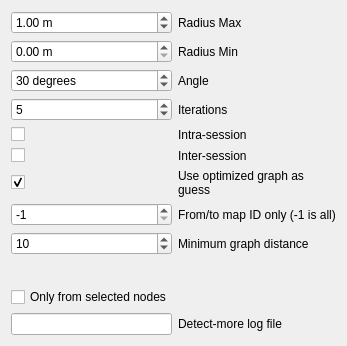
       <widget class="QWidget" name="page_5">
        <property name="geometry">
         <rect>
          <x>0</x>
          <y>-252</y>
          <width>341</width>
          <height>346</height>
         </rect>
        </property>
        <attribute name="label">
         <string>Detect more loop closures</string>
        </attribute>
        <layout class="QGridLayout" name="gridLayout_10" columnstretch="0,1">
         <item row="6" column="1">
          <widget class="QLabel" name="label_37">
           <property name="text">
            <string>Use optimized graph as guess</string>
           </property>
           <property name="wordWrap">
            <bool>true</bool>
           </property>
          </widget>
         </item>
         <item row="2" column="0">
          <widget class="QDoubleSpinBox" name="doubleSpinBox_detectMore_angle">
           <property name="suffix">
            <string> degrees</string>
           </property>
           <property name="decimals">
            <number>0</number>
           </property>
           <property name="maximum">
            <double>180.000000000000000</double>
           </property>
           <property name="singleStep">
            <double>1.000000000000000</double>
           </property>
           <property name="value">
            <double>30.000000000000000</double>
           </property>
          </widget>
         </item>
         <item row="3" column="1">
          <widget class="QLabel" name="label_31">
           <property name="text">
            <string>Iterations</string>
           </property>
          </widget>
         </item>
         <item row="9" column="0">
          <spacer name="verticalSpacer_5">
           <property name="orientation">
            <enum>Qt::Orientation::Vertical</enum>
           </property>
           <property name="sizeHint" stdset="0">
            <size>
             <width>20</width>
             <height>40</height>
            </size>
           </property>
          </spacer>
         </item>
         <item row="4" column="1">
          <widget class="QLabel" name="label_32">
           <property name="text">
            <string>Intra-session</string>
           </property>
          </widget>
         </item>
         <item row="7" column="1">
          <widget class="QLabel" name="label_38">
           <property name="text">
            <string>From/to map ID only (-1 is all)</string>
           </property>
          </widget>
         </item>
         <item row="4" column="0">
          <widget class="QCheckBox" name="checkBox_detectMore_intraSession">
           <property name="text">
            <string/>
           </property>
          </widget>
         </item>
         <item row="11" column="1">
          <widget class="QLabel" name="label_detectMore_logFile">
           <property name="text">
            <string>Detect-more log file</string>
           </property>
           <property name="wordWrap">
            <bool>true</bool>
           </property>
          </widget>
         </item>
         <item row="5" column="1">
          <widget class="QLabel" name="label_34">
           <property name="text">
            <string>Inter-session</string>
           </property>
          </widget>
         </item>
         <item row="7" column="0">
          <widget class="QSpinBox" name="spinBox_fromToMapId">
           <property name="minimum">
            <number>-1</number>
           </property>
           <property name="maximum">
            <number>9999</number>
           </property>
           <property name="value">
            <number>-1</number>
           </property>
          </widget>
         </item>
         <item row="8" column="1">
          <widget class="QLabel" name="label_40">
           <property name="text">
            <string>Minimum graph distance</string>
           </property>
          </widget>
         </item>
         <item row="1" column="0">
          <widget class="QDoubleSpinBox" name="doubleSpinBox_detectMore_radiusMin">
           <property name="suffix">
            <string> m</string>
           </property>
           <property name="decimals">
            <number>2</number>
           </property>
           <property name="maximum">
            <double>10.000000000000000</double>
           </property>
           <property name="singleStep">
            <double>0.100000000000000</double>
           </property>
           <property name="value">
            <double>0.000000000000000</double>
           </property>
          </widget>
         </item>
         <item row="8" column="0">
          <widget class="QSpinBox" name="spinBox_minGraphDistance">
           <property name="minimum">
            <number>1</number>
           </property>
           <property name="maximum">
            <number>9999</number>
           </property>
           <property name="value">
            <number>10</number>
           </property>
          </widget>
         </item>
         <item row="3" column="0">
          <widget class="QSpinBox" name="spinBox_detectMore_iterations">
           <property name="minimum">
            <number>1</number>
           </property>
           <property name="maximum">
            <number>100</number>
           </property>
           <property name="value">
            <number>5</number>
           </property>
          </widget>
         </item>
         <item row="11" column="0">
          <widget class="QLineEdit" name="lineEdit_detectMore_logFile"/>
         </item>
         <item row="2" column="1">
          <widget class="QLabel" name="label_30">
           <property name="text">
            <string>Angle</string>
           </property>
          </widget>
         </item>
         <item row="0" column="1">
          <widget class="QLabel" name="label_29">
           <property name="text">
            <string>Radius Max</string>
           </property>
          </widget>
         </item>
         <item row="6" column="0">
          <widget class="QCheckBox" name="checkBox_opt_graph_as_guess">
           <property name="text">
            <string/>
           </property>
           <property name="checked">
            <bool>true</bool>
           </property>
          </widget>
         </item>
         <item row="0" column="0">
          <widget class="QDoubleSpinBox" name="doubleSpinBox_detectMore_radius">
           <property name="suffix">
            <string> m</string>
           </property>
           <property name="decimals">
            <number>2</number>
           </property>
           <property name="maximum">
            <double>10.000000000000000</double>
           </property>
           <property name="singleStep">
            <double>0.100000000000000</double>
           </property>
           <property name="value">
            <double>1.000000000000000</double>
           </property>
          </widget>
         </item>
         <item row="1" column="1">
          <widget class="QLabel" name="label_36">
           <property name="text">
            <string>Radius Min</string>
           </property>
          </widget>
         </item>
         <item row="5" column="0">
          <widget class="QCheckBox" name="checkBox_detectMore_interSession">
           <property name="text">
            <string/>
           </property>
          </widget>
         </item>
         <item row="10" column="0">
          <widget class="QCheckBox" name="checkBox_onlySelectedNodes">
           <property name="text">
            <string>Only from selected nodes</string>
           </property>
          </widget>
         </item>
        </layout>
       </widget>
